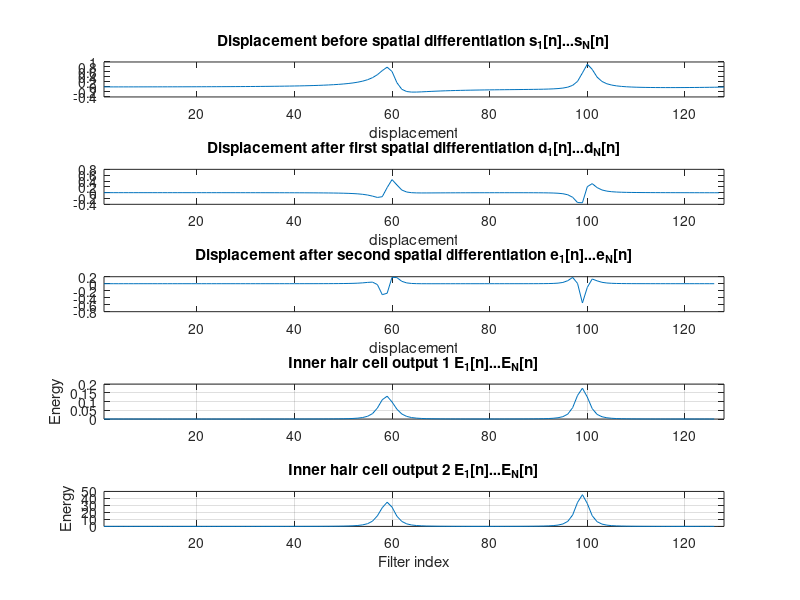
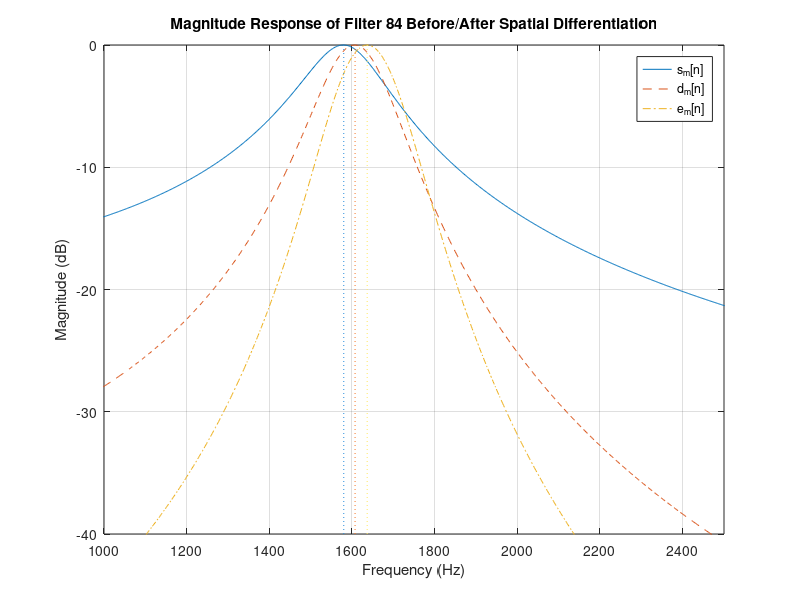
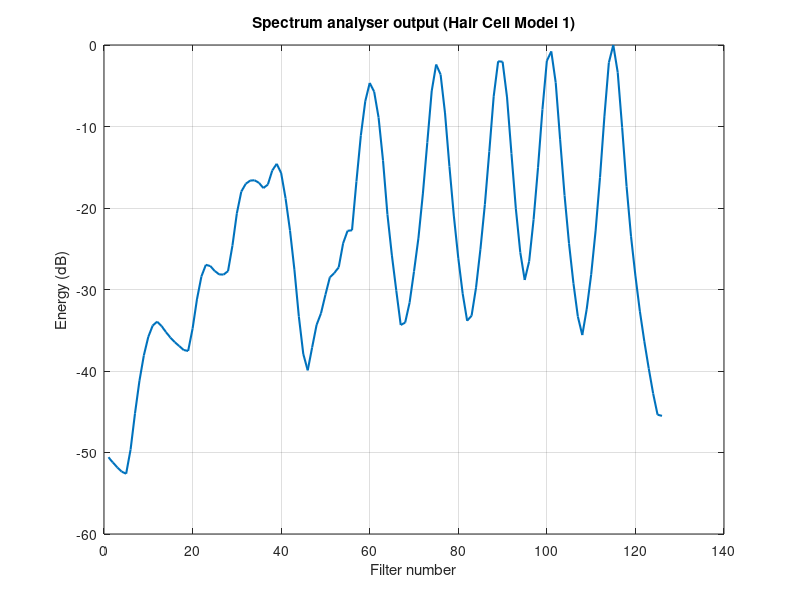
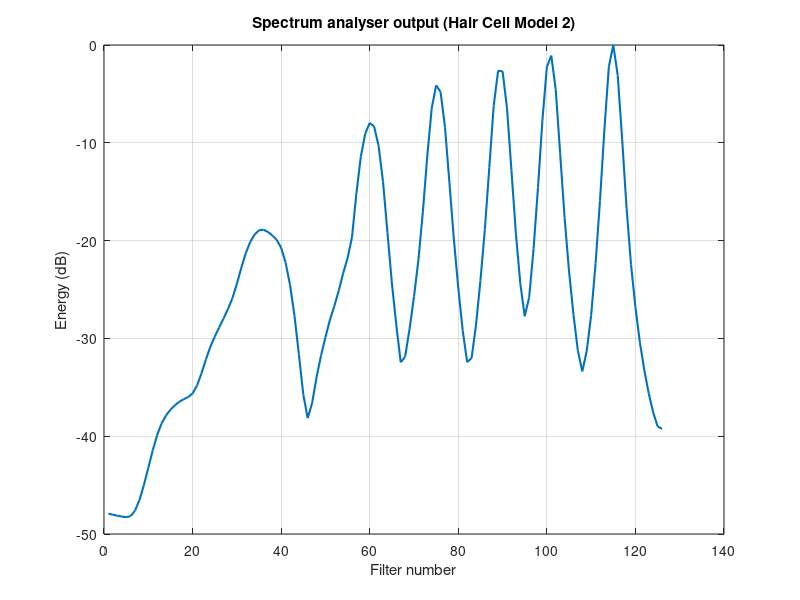

Reproduce these figures in MATLAB, in order.
clear
clc

%% function
function output = normalise(wave)
    output = 20*log10(abs(wave));
    output = output - max(output);
end

%% main
Fs = 16000
N = 128
DeltaX = ((2.9985-0.02)/(N-1));
filter_index = (1:128)';  

% formulas
fp = 8000 .* 10.^(-0.667 .* (128 - filter_index + 1) .* DeltaX);
Qp = 5 + ((5 / (max(filter_index) - 1)) .* (filter_index - 1));
BWp = fp ./ Qp;
thetap = 2 .* pi .* fp ./ Fs;
rp = 1 - (BWp ./ Fs) .* pi;
b1 = 2 .* rp .* cos(thetap);
b2 = rp .^ 2;

iirBank = zeros(3, N);
for k = 1:N
    iirBank(:, k) = [1; -b1(k); b2(k)];
end

b_bp = [1];
kGain = zeros(N,1);
LTest = Fs;
n_test = 0:LTest-1;
for k = 1:N
    testSig = sin(2*pi*fp(k)*n_test/Fs);
    
    a = iirBank(:,k).';
    y = filter(b_bp, a, testSig); 
    
    kGain(k) = 1 / max(abs(y));
end

%% sum of sinusoidal components
L = Fs * 1;
n = 0:(L-1);
freq_60 = fp(60); 
freq_100 = fp(100);
x = sin(2*pi*freq_60*n/Fs) + sin(2*pi*freq_100*n/Fs);

% filter through all channels
s = zeros(L, N);
for k = 1:N
    a = iirBank(:, k).'; % [1 -b1 b2]
    y = filter(b_bp, a, x);
    s(:,k) = kGain(k) * y;
end

% spat diff
d = s(:,1:end-1) - s(:,2:end);
e = d(:,1:end-1) - d(:,2:end);

% first hair cell model
fc = 30;
c0 = exp(-2*pi*fc/Fs);
eRectified = max(e, 0);
v = zeros(size(eRectified));
for n = 2:size(eRectified,1)
    v(n,:) = (1 - c0) * eRectified(n,:) + c0 * v(n-1,:);
end
step = round(0.016 * Fs); % 256
vSampled = v(1:step:end, :); % downsampled

%second hair cell model
frame = round(0.016 * Fs); % 256
numFrames = floor(size(eRectified,1) / frame);
q = zeros(numFrames, size(eRectified,2)); % raw energy

for k = 1:numFrames
    idx_start = (k-1)*frame + 1;
    idx_end   = k*frame;

    frame_block = eRectified(idx_start:idx_end, :);
    q(k,:) = sum(frame_block, 1);
end

fc = 30;
alpha = exp(-2*pi*fc*(frame/Fs));
p = zeros(numFrames, size(eRectified,2)); % p[st filter energy
p(1,:) = q(1,:);
for k = 2:numFrames
    p(k,:) = alpha * p(k-1,:) + (1 - alpha) * q(k,:);
end

%%plotting
figure;
t_time = round(0.1 * Fs);
frame_time = 0.016; 
frame_index = round(0.1 / frame_time);

subplot(5,1,1)
plot(1:N, s(t_time,:));
title('Displacement before spatial differentiation s_1[n]...s_N[n]');
xlim([1 N]);
xlabel("displacement")

subplot(5,1,2)
plot(1:N-1, d(t_time,:));
title('Displacement after first spatial differentiation d_1[n]...d_N[n]');
xlim([1 N]);
xlabel("displacement")

subplot(5,1,3)
plot(1:N-2, e(t_time,:));
title('Displacement after second spatial differentiation e_1[n]...e_N[n]');
xlim([1 N]);
xlabel("displacement")

% First hair cell output (Model 1)
subplot(5,1,4)
plot(1:N-2, v(t_time, :))

ylabel('Energy');
title('Inner hair cell output 1 E_1[n]...E_N[n]');
xlim([1 N]);
grid on;

% Second hair cell output (Model 2)
subplot(5,1,5)
plot(1:N-2, p(frame_index, :))
xlabel('Filter index');
ylabel('Energy');
title('Inner hair cell output 2 E_1[n]...E_N[n]');
xlim([1 N]);
grid on;
%% plotting the before and after spat

k = 84;
a = iirBank(:, k).'; % denominator
[H, w] = freqz(b_bp, a, 4096, Fs);

a_next = iirBank(:, k+1).';
[HNext, ~] = freqz(b_bp, a_next, 4096, Fs);

D = H - HNext; % first spatial diff

aNext2 = iirBank(:, k+2).';
[HNext2, ~] = freqz(b_bp, aNext2, 4096, Fs);

DNext = HNext - HNext2;
E = D - DNext; %second

figure;
plot(w, normalise(H)); hold on;
plot(w, normalise(D), '--');
plot(w, normalise(E), '-.');

[~, idxH] = max(normalise(H));
[~, idxD] = max(normalise(D));
[~, idxE] = max(normalise(E));
baseline = -40;

line([w(idxH) w(idxH)], [baseline normalise(H(idxH))], 'Color', '#268cdd', 'LineStyle', ':');
line([w(idxD) w(idxD)], [baseline normalise(D(idxD))], 'Color', '#f57729', 'LineStyle', ':');
line([w(idxE) w(idxE)], [baseline normalise(E(idxE))], 'Color', '#ffe864', 'LineStyle', ':');

grid on;
xlabel("Frequency (Hz)");
ylabel("Magnitude (dB)");
legend("s_m[n]", "d_m[n]", "e_m[n]");
title("Magnitude Response of Filter 84 Before/After Spatial Differentiation");
ylim([-40, 0]);
xlim([1000, 2500]);

%% final implementation
L = 1500;
n = 0:L-1;

freqs = [fp(10) fp(20) fp(45) fp(70) fp(80) fp(120)]; 
x = zeros(1,L);
for i = 1:length(freqs)
    x = x + sin(2*pi*freqs(i)*n/Fs);
end

% gain calibrate
kGain = zeros(N,1);

LTest = Fs * 1;
nTest = 0:(LTest-1);

for m = 1:N
    test_sig = sin(2*pi*fp(m)*nTest/Fs);
    a = iirBank(:,m).';
    y = filter(b_bp, a, test_sig);
    kGain(m) = 1 / max(abs(y));
end

L = 1500;
n = 0:L-1;
freqs = [300 700 1200 2000 3000 5000];

x = zeros(1,L);
for i = 1:length(freqs)
    x = x + sin(2*pi*freqs(i)*n/Fs);
end

s = zeros(L, N);
for m = 1:N
    a = iirBank(:,m).';
    s(:,m) = kGain(m) * filter(b_bp, a, x);
end

d = s(:,1:end-1) - s(:,2:end);
e = d(:,1:end-1) - d(:,2:end);

%model 1
fc = 30;
c0 = exp(-2*pi*fc/Fs);

eRectified = max(e, 0);
v1 = zeros(size(eRectified));

for i = 2:L
    v1(i,:) = (1-c0)*eRectified(i,:) + c0*v1(i-1,:);
end

%model2
alpha = 0.01;
v1_sat = v1 ./ (1 + alpha * v1);

v2 = zeros(size(v1));
for n = 2:L
    v2(n,:) = (1-c0)*v1_sat(n,:) + c0*v2(n-1,:);
end

%grpahing
step = round(0.016 * Fs);
frame = 2;

vS1 = v1(1:step:end, :);
figure;
plot(normalise(vS1(frame,:)), 'LineWidth', 1.5);
xlabel("Filter number");
ylabel("Energy (dB)");
title("Spectrum analyser output (Hair Cell Model 1)");
grid on;

vS2 = v2(1:step:end, :);
figure;
plot(normalise(vS2(frame,:)), 'LineWidth', 1.5);
xlabel('Filter number');
ylabel('Energy (dB)');
title('Spectrum analyser output (Hair Cell Model 2)');
grid on;

X = fft(x);
f = (0:L-1) * (Fs/L);
figure;
plot(f(1:L/2), abs(X(1:L/2)), 'LineWidth', 1.5);
xlabel("Frequency (Hz)");
ylabel("Magnitude");
title("FFT of six-tone input signal");
grid on;
